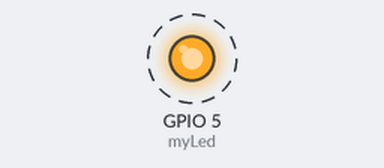
A sketch run on a simulated ESP32. On the bench: output pins drawn as LEDs (lit = HIGH). Dashed ring = blinking. What the sketch prints to the serial monitor is not drawn.

Above: at 0.2 s.
Timing chart, 0 to 3.0 s (numbered marks = the images above):
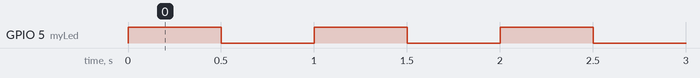

The sketch:

DUALCORE.ino
```cpp
#include "esp_heap_caps.h" //library check bo nho
TaskHandle_t Task1;
TaskHandle_t Task2;

int myLed = 5;

void setup() {
  // Initialize serial communication
  Serial.begin(115200);

  // Initialize LED pin
  pinMode(myLed, OUTPUT);

  // Create two tasks, each assigned to a different core
  xTaskCreatePinnedToCore(
    Task1Code,     // Task function
    "Task 1",      // Name of the task
    2000,          // Stack size (in words, not bytes)
    NULL,          // Task input parameter
    2,             // Priority of the task (higher priority)
    &Task1,        // Task handle
    0);            // Core to run the task on (Core 0)

  xTaskCreatePinnedToCore(
    Task2Code,     // Task function
    "Task 2",      // Name of the task
    2000,          // Stack size (in words, not bytes)
    NULL,          // Task input parameter
    2,             // Priority of the task (higher priority)
    &Task2,        // Task handle
    1);            // Core to run the task on (Core 1)

  //#############----------------#############
  //Free heap: Tổng số RAM còn lại mà bạn có thể dùng.
  //Largest free block: Kích thước lớn nhất bạn có thể cấp phát cho stack của một task (trong điều kiện tối ưu).
  //Luu ý đặt sau chương trình task để xem bộ nhớ còn lại
  size_t freeHeap = heap_caps_get_free_size(MALLOC_CAP_8BIT);
  Serial.printf("Free heap: %d bytes\n", freeHeap);

  size_t largestBlock = heap_caps_get_largest_free_block(MALLOC_CAP_8BIT);
  Serial.printf("Largest free block: %d bytes\n", largestBlock);
  //############----------------#############
}

void loop() {
  // Empty loop as tasks run independently
}

// Task 1: Blinks the LED (Runs on Core 0)
void Task1Code(void * pvParameters) {
  for (;;) {
    digitalWrite(myLed, HIGH);
    delay(500);
    digitalWrite(myLed, LOW);
    delay(500);
  }
}

// Task 2: Prints message to Serial Monitor (Runs on Core 1)
void Task2Code(void * pvParameters) {
  for (;;) {
    Serial.println("vinh cao");
    delay(1000);  // Delay between messages
  }
}
```

Measured:
- by itself, GPIO 5 (myLed): alternates HIGH for 0.50 s and LOW for 0.50 s
